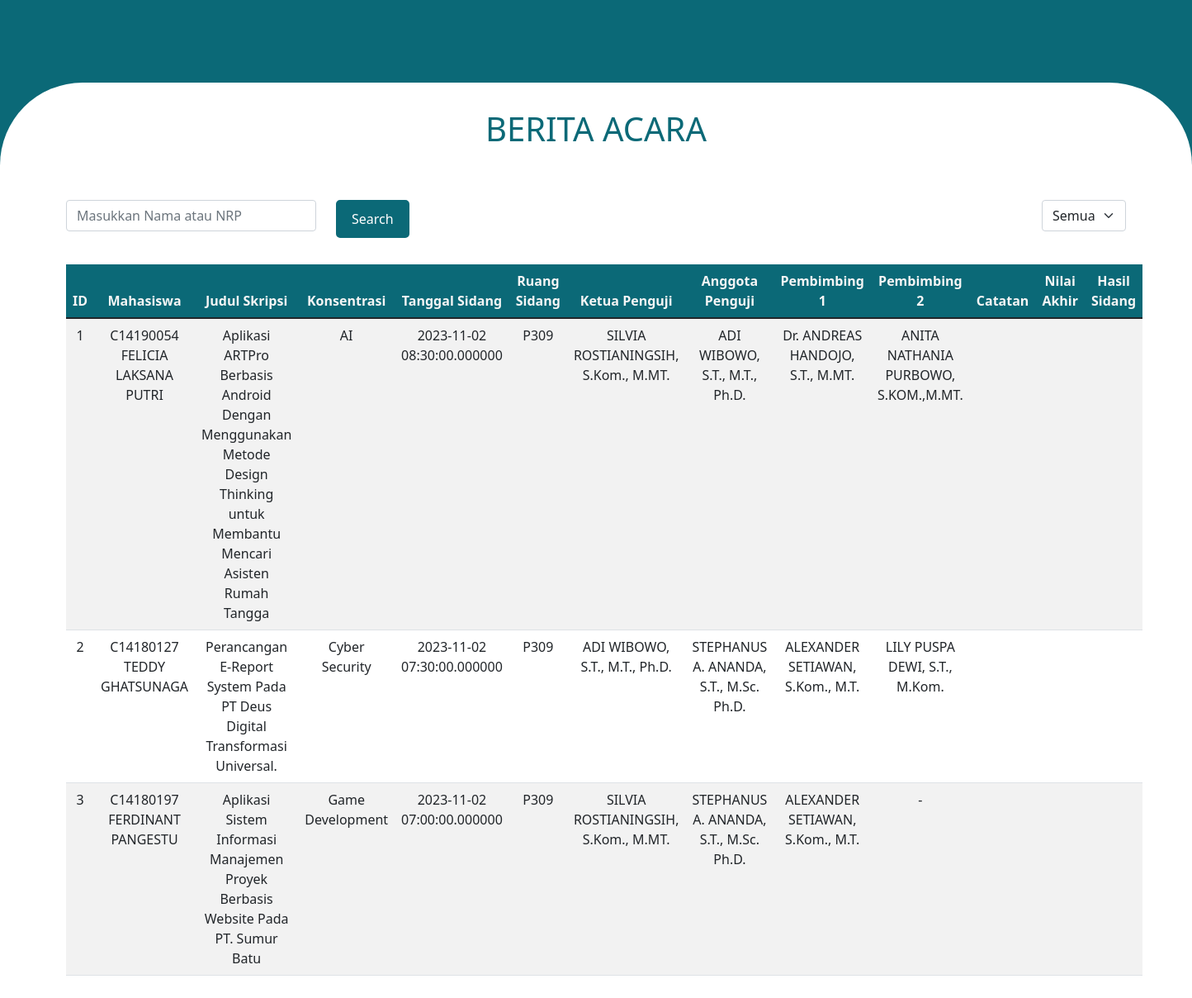
Before: /beritaAcara.php with the older database file.
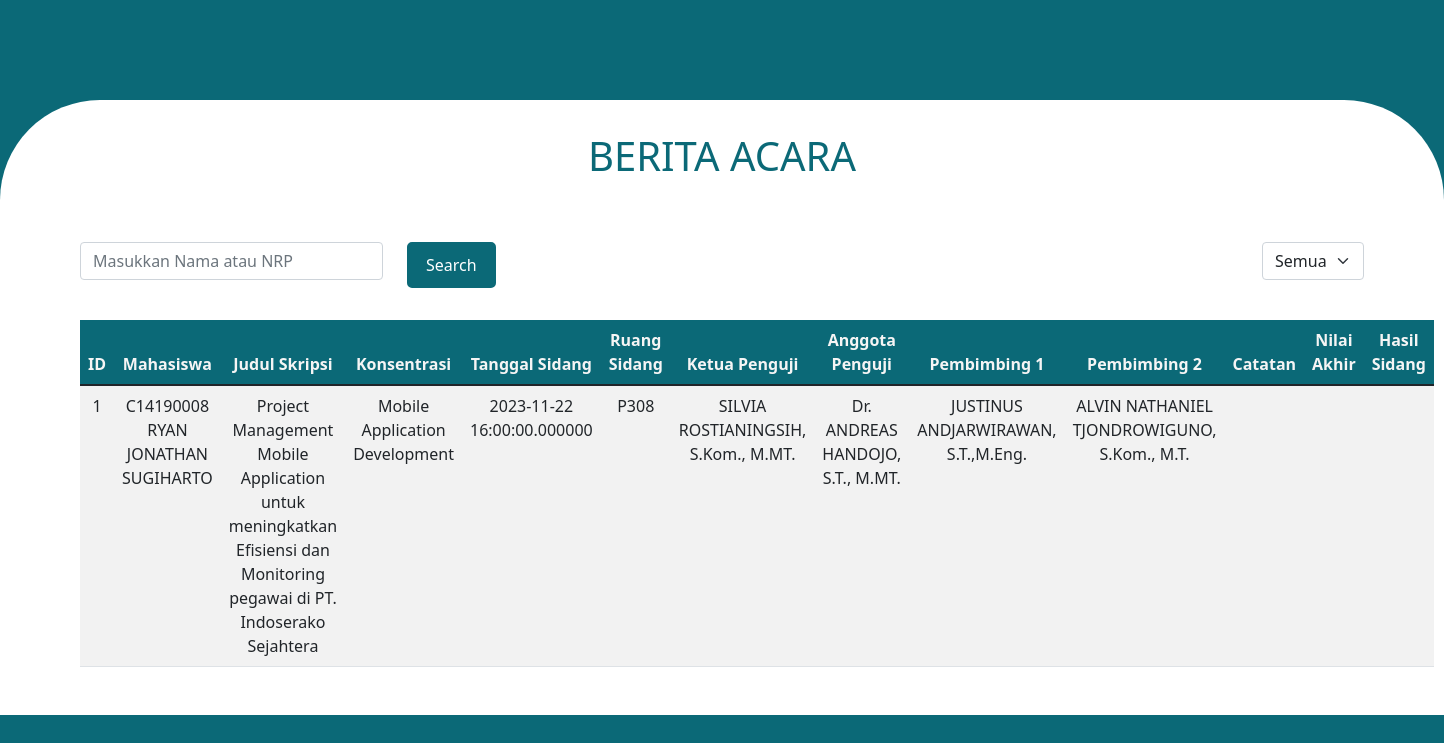
After: the same page with the newer database file.
### tables this page shows
CREATE TABLE `berita_acara` (
  `id` int(10) NOT NULL,
  `nama_nrp` varchar(50) DEFAULT NULL,
  `judul_skripsi` varchar(200) DEFAULT NULL,
  `konsentrasi` varchar(100) NOT NULL,
  `tanggal_sidang` datetime(6) DEFAULT NULL,
  `ruang_sidang` varchar(200) NOT NULL,
  `ketua_penguji` varchar(200) DEFAULT NULL,
  `anggota_penguji` varchar(200) DEFAULT NULL,
  `pembimbing_1` varchar(200) DEFAULT NULL,
  `pembimbing_2` varchar(200) DEFAULT NULL,
  `catatan` varchar(200) DEFAULT NULL,
  `nilai_akhir` int(10) DEFAULT NULL,
  `hasil_sidang` varchar(200) DEFAULT NULL
);

### config.php (called while the page is built, shortened)
<?php
$serverName = "localhost";
$username = "root";
$password = "";
$dbname = "manpro13";
$conn = mysqli_connect($serverName, $username, $password, $dbname);
$fetch_berita_acara = 'SELECT * FROM berita_acara';
$stmt = mysqli_prepare($conn, $fetch_berita_acara );
mysqli_stmt_execute($stmt);
$result_berita_acara = mysqli_stmt_get_result($stmt);
?>

### beritaAcara.php (the view, shortened to what this page needs)
<?php
include 'config.php';
?>
<!DOCTYPE html>
<html lang="en">
<head>
    <link href="https://cdn.jsdelivr.net/npm/bootstrap@5.1.3/dist/css/bootstrap.min.css" rel="stylesheet">
</head>
<body style="background-color: #0B6977;">
    <div id="rectangle">
        <div class="container-lg">
            <div class="row">
                <div class="col-lg-12">
                    <h1 style="text-align: center; color: #0B6977" class="text-uppercase">berita acara</h1>
                </div>
            </div>
        </div>
        <form action="" method="POST">
            <div class="row mt-4">
                <div class="col-lg-3">
                    <div class="input-group mb-3" style="margin-top: 30px;">
                        <input type="text" name="keyword" id="keyword" class="form-control" placeholder="Masukkan Nama atau NRP">
                    </div>
                </div>
                <div class="col-lg-3">
                    <button type="submit" class="btn btn-outline-ocean" style="margin-top: 30px;">Search</button>
                </div>
                <div class="col-lg-6">
                    <div style="float: right;">
                    <select class="form-select" name="periode" id="periode" class="Default select example" style="margin-top: 30px;">
                        <option selected value="Semua">Semua</option>
                    </select>
                    </div>
                </div>
            </div>
        </form>
        <div class="row mt-4">
            <div class="col-lg-12">
                <div id="searchResult">
                    <table class="mx-auto table table-striped">
                        <thead style="background-color:#0B6977; color: whitesmoke; text-align: center;">
                            <tr>
                                <th>ID</th>
                                <th>Mahasiswa</th>
                                <th>Judul Skripsi</th>
                                <th>Konsentrasi</th>
                                <th>Tanggal Sidang</th>
                                <th>Ruang Sidang</th>
                                <th>Ketua Penguji</th>
                                <th>Anggota Penguji</th>
                                <th>Pembimbing 1</th>
                                <th>Pembimbing 2</th>
                                <th>Catatan</th>
                                <th>Nilai Akhir</th>
                                <th>Hasil Sidang</th>
                            </tr>
                        </thead>
                        <tbody style="text-align: center;">
                            <?php if (mysqli_num_rows($result_berita_acara) > 0): ?>
                                <?php while($row = mysqli_fetch_assoc($result_berita_acara)): ?>
                                <tr>
                                    <td><?php echo $row['id'];?></td>
                                    <td><?php echo $row['nama_nrp'];?></td>
                                    <td><?php echo $row['judul_skripsi'];?></td>
                                    <td><?php echo $row['konsentrasi'];?></td>
                                    <td><?php echo $row['tanggal_sidang'];?></td>
                                    <td><?php echo $row['ruang_sidang'];?></td>
                                    <td><?php echo $row['ketua_penguji'];?></td>
                                    <td><?php echo $row['anggota_penguji'];?></td>
                                    <td><?php echo $row['pembimbing_1'];?></td>
                                    <td><?php echo $row['pembimbing_2'];?></td>
                                    <td><?php echo $row['catatan'];?></td>
                                    <td><?php echo $row['nilai_akhir'];?></td>
                                    <td><?php echo $row['hasil_sidang'];?></td>
                                </tr>
                                <?php endwhile ?>
                            <?php else: ?>
                                <tr>
                                    <td colspan="13"><h4 style="color: #0B6977;">Tidak ada data.</h4></td>
                                </tr>
                            <?php endif ?>
                        </tbody>
                    </table>
                </div>
            </div>
        </div>
    </div>
</body>
</html>

### beritaAcara.php (style rules this page uses)
#rectangle { width: 100%; height: 100%; flex-shrink: 0; border-radius: 6.25rem 6.25rem 0rem 0rem; background: white; margin-top:100px; margin-bottom: 0px; padding-left: 5rem; padding-right: 5rem; padding-top: 2rem; padding-bottom: 2rem; }
.btn.btn-outline-ocean { color: #fff; background-color: #0B6977; border: 3px solid #0B6977; padding: 8px 16px; font-weight: 500; border-radius: 5px; text-decoration: none; display: inline-block; font-size: 16px; text-align: center; cursor: pointer; transition: background-color 0.3s, color 0.3s, border-color 0.3s; }

Changed rows visible on the page:
removed berita_acara: id "2", nama_nrp "C14180127 TEDDY GHATSUNAGA", judul_skripsi "Perancangan E-Report System Pada PT Deus Digital Transformasi Universal.", konsentrasi "Cyber Security", tanggal_sidang "2023-11-02 07:30:00.000000", ruang_sidang "P309", ketua_penguji "ADI WIBOWO, S.T., M.T., Ph.D.", anggota_penguji "STEPHANUS A. ANANDA, S.T., M.Sc. Ph.D.", pembimbing_1 "ALEXANDER SETIAWAN, S.Kom., M.T.", pembimbing_2 "LILY PUSPA DEWI, S.T., M.Kom."
removed berita_acara: id "3", nama_nrp "C14180197 FERDINANT PANGESTU", judul_skripsi "Aplikasi Sistem Informasi Manajemen Proyek Berbasis Website Pada PT. Sumur Batu", konsentrasi "Game Development", tanggal_sidang "2023-11-02 07:00:00.000000", ruang_sidang "P309", ketua_penguji "SILVIA ROSTIANINGSIH, S.Kom., M.MT.", anggota_penguji "STEPHANUS A. ANANDA, S.T., M.Sc. Ph.D.", pembimbing_1 "ALEXANDER SETIAWAN, S.Kom., M.T.", pembimbing_2 "-"
changed berita_acara "SILVIA ROSTIANINGSIH, S.Kom., M.MT.": nama_nrp "C14190054 FELICIA LAKSANA PUTRI" → "C14190008 RYAN JONATHAN SUGIHARTO"; judul_skripsi "Aplikasi ARTPro Berbasis Android Dengan Menggunakan Metode Design Thinking untuk Membantu Mencari Asisten Rumah Tangga" → "Project Management Mobile Application untuk meningkatkan Efisiensi dan Monitoring pegawai di PT. Indoserako Sejahtera"; konsentrasi "AI" → "Mobile Application Development"; tanggal_sidang "2023-11-02 08:30:00.000000" → "2023-11-22 16:00:00.000000"; ruang_sidang "P309" → "P308"; anggota_penguji "ADI WIBOWO, S.T., M.T., Ph.D." → "Dr. ANDREAS HANDOJO, S.T., M.MT."; pembimbing_1 "Dr. ANDREAS HANDOJO, S.T., M.MT." → "JUSTINUS ANDJARWIRAWAN, S.T.,M.Eng."; pembimbing_2 "ANITA NATHANIA PURBOWO, S.KOM.,M.MT." → "ALVIN NATHANIEL TJONDROWIGUNO, S.Kom., M.T."
